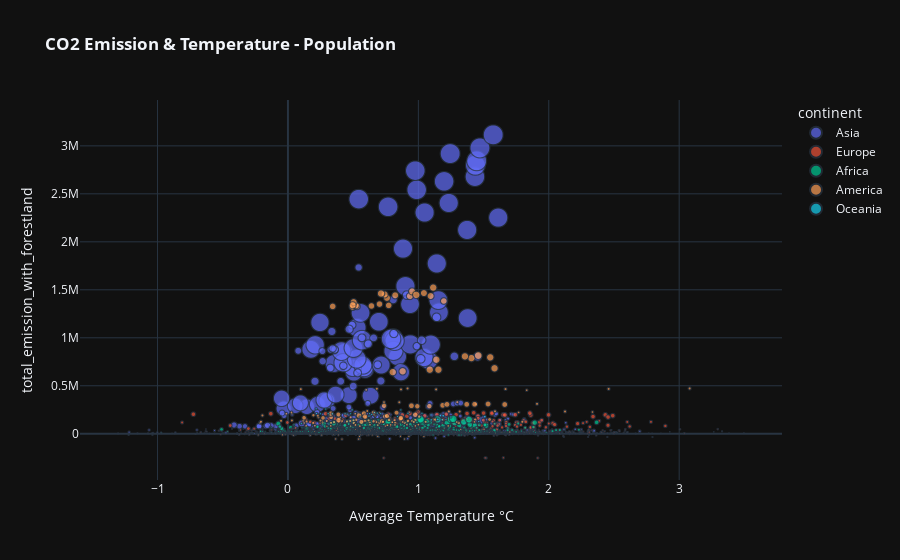

Here is the notebook cell this chart was saved with:
### Code cell
# Mapping the regions based on their continent
continent_mapping = {
    'Africa': ['Algeria', 'Angola', 'Benin', 'Botswana', 'Burkina Faso', 'Burundi', 'Cabo Verde', 'Cameroon', 'Central African Republic', 'Chad', 'Comoros', 'Congo', 'Côte d\'Ivoire', 'Djibouti', 'Egypt', 'Equatorial Guinea', 'Eritrea', 'Eswatini', 'Ethiopia', 'Gabon', 'Gambia', 'Ghana', 'Guinea', 'Guinea-Bissau', 'Kenya', 'Lesotho', 'Liberia', 'Libya', 'Madagascar', 'Malawi', 'Mali', 'Mauritania', 'Mauritius', 'Morocco', 'Mozambique', 'Namibia', 'Niger', 'Nigeria', 'Rwanda', 'São Tomé and Príncipe', 'Senegal', 'Seychelles', 'Sierra Leone', 'Somalia', 'South Africa', 'South Sudan', 'Sudan', 'Tanzania', 'Togo', 'Tunisia', 'Uganda', 'Zambia', 'Zimbabwe'],
    'Asia': ['Afghanistan', 'Armenia', 'Azerbaijan', 'Bahrain', 'Bangladesh', 'Bhutan', 'Brunei', 'Cambodia', 'China', 'Cyprus', 'Georgia', 'India', 'Indonesia', 'Iran', 'Iraq', 'Israel', 'Japan', 'Jordan', 'Kazakhstan', 'Kuwait', 'Kyrgyzstan', 'Laos', 'Lebanon', 'Malaysia', 'Maldives', 'Mongolia', 'Myanmar', 'Nepal', 'North Korea', 'Oman', 'Pakistan', 'Palestine', 'Philippines', 'Qatar', 'Russia', 'Saudi Arabia', 'Singapore', 'South Korea', 'Sri Lanka', 'Syria', 'Taiwan', 'Tajikistan', 'Thailand', 'Timor-Leste', 'Turkey', 'Turkmenistan', 'United Arab Emirates', 'Uzbekistan', 'Vietnam', 'Yemen'],
    'Europe': ['Albania', 'Andorra', 'Austria', 'Belarus', 'Belgium', 'Bosnia and Herzegovina', 'Bulgaria', 'Croatia', 'Czech Republic', 'Denmark', 'Estonia', 'Finland', 'France', 'Germany', 'Greece', 'Hungary', 'Iceland', 'Ireland', 'Italy', 'Latvia', 'Liechtenstein', 'Lithuania', 'Luxembourg', 'Malta', 'Moldova', 'Monaco', 'Montenegro', 'Netherlands', 'North Macedonia', 'Norway', 'Poland', 'Portugal', 'Romania', 'San Marino', 'Serbia', 'Slovakia', 'Slovenia', 'Spain', 'Sweden', 'Switzerland', 'Ukraine', 'United Kingdom', 'Vatican City'],
    'America': ['Argentina', 'Bolivia', 'Brazil', 'Chile', 'Colombia', 'Ecuador', 'Guyana', 'Paraguay', 'Peru', 'Suriname', 'Uruguay', 'Venezuela','Antigua and Barbuda', 'Bahamas', 'Barbados', 'Belize', 'Canada', 'Costa Rica', 'Cuba', 'Dominica', 'Dominican Republic', 'El Salvador', 'Grenada', 'Guatemala', 'Haiti', 'Honduras', 'Jamaica', 'Mexico', 'Nicaragua', 'Panama', 'Saint Kitts and Nevis', 'Saint Lucia', 'Saint Vincent and the Grenadines', 'Trinidad and Tobago', 'United States'],
    'Oceania': ['Australia', 'Fiji', 'Kiribati', 'Marshall Islands', 'Micronesia', 'Nauru', 'New Zealand', 'Palau', 'Papua New Guinea', 'Samoa', 'Solomon Islands', 'Tonga', 'Tuvalu', 'Vanuatu']}

# Assigning continents to each country and creating a scatter plot to visualize the relationship between CO2 emissions, temperature, and population.

# Define a function to assign a continent based on the country name using a predefined continent_mapping dictionary.
def assign_continent(country):
    for continent, countries in continent_mapping.items():
        if country in countries:
            return continent
    return None

# Apply the assign_continent function to the "Area" column to create a new "continent" column in the DataFrame.
df["continent"] = df["Area"].apply(assign_continent)

# Create a scatter plot to visualize the relationship between average temperature, CO2 emissions, and population.
px.scatter(df, df["Average Temperature °C"],
           df["total_emission_with_forestland"], 
           size= "total_population", 
           title = "<b>CO2 Emission & Temperature - Population", 
           template="plotly_dark",
           color ="continent")

### Figure 1 — Plotly figure (JSON) as saved in the notebook; plotly's stock layout.template omitted (floating-point values rounded to 4 significant figures; data arrays with more than 128 entries replaced by an {"elided": "..."} marker saying what was removed)
{"data": [{"hovertemplate": "continent=Asia<br>Average Temperature °C=%{x}<br>total_emission_with_forestland=%{y}<br>total_population=%{marker.size}<extra></extra>", "legendgroup": "Asia", "marker": {"color": "#636efa", "size": {"elided": "1224 float values"}, "sizemode": "area", "sizeref": 3642000.0, "symbol": "circle"}, "mode": "markers", "name": "Asia", "showlegend": true, "type": "scattergl", "x": {"elided": "1224 float values"}, "xaxis": "x", "y": {"elided": "1224 float values"}, "yaxis": "y"}, {"hovertemplate": "continent=Europe<br>Average Temperature °C=%{x}<br>total_emission_with_forestland=%{y}<br>total_population=%{marker.size}<extra></extra>", "legendgroup": "Europe", "marker": {"color": "#EF553B", "size": {"elided": "1105 float values"}, "sizemode": "area", "sizeref": 3642000.0, "symbol": "circle"}, "mode": "markers", "name": "Europe", "showlegend": true, "type": "scattergl", "x": {"elided": "1105 float values"}, "xaxis": "x", "y": {"elided": "1105 float values"}, "yaxis": "y"}, {"hovertemplate": "continent=Africa<br>Average Temperature °C=%{x}<br>total_emission_with_forestland=%{y}<br>total_population=%{marker.size}<extra></extra>", "legendgroup": "Africa", "marker": {"color": "#00cc96", "size": {"elided": "1500 float values"}, "sizemode": "area", "sizeref": 3642000.0, "symbol": "circle"}, "mode": "markers", "name": "Africa", "showlegend": true, "type": "scattergl", "x": {"elided": "1500 float values"}, "xaxis": "x", "y": {"elided": "1500 float values"}, "yaxis": "y"}, {"hovertemplate": "continent=America<br>Average Temperature °C=%{x}<br>total_emission_with_forestland=%{y}<br>total_population=%{marker.size}<extra></extra>", "legendgroup": "America", "marker": {"color": "#FFA15A", "size": {"elided": "992 float values"}, "sizemode": "area", "sizeref": 3642000.0, "symbol": "circle"}, "mode": "markers", "name": "America", "showlegend": true, "type": "scattergl", "x": {"elided": "992 float values"}, "xaxis": "x", "y": {"elided": "992 float values"}, "yaxis": "y"}, {"hovertemplate": "continent=Oceania<br>Average Temperature °C=%{x}<br>total_emission_with_forestland=%{y}<br>total_population=%{marker.size}<extra></extra>", "legendgroup": "Oceania", "marker": {"color": "#19d3f3", "size": {"elided": "401 float values"}, "sizemode": "area", "sizeref": 3642000.0, "symbol": "circle"}, "mode": "markers", "name": "Oceania", "showlegend": true, "type": "scattergl", "x": {"elided": "401 float values"}, "xaxis": "x", "y": {"elided": "401 float values"}, "yaxis": "y"}], "layout": {"legend": {"itemsizing": "constant", "title": {"text": "continent"}, "tracegroupgap": 0}, "title": {"text": "<b>CO2 Emission & Temperature - Population"}, "xaxis": {"anchor": "y", "domain": [0, 1], "title": {"text": "Average Temperature °C"}}, "yaxis": {"anchor": "x", "domain": [0, 1], "title": {"text": "total_emission_with_forestland"}}}}
